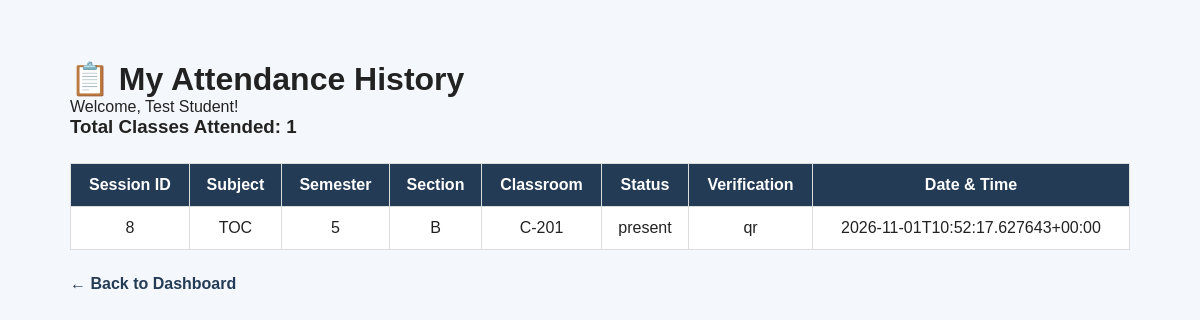
Screenshot of /student/attendance/history (signed in) with the database file from the repository.
### tables this page shows
CREATE TABLE attendance_records (
            id INTEGER PRIMARY KEY AUTOINCREMENT,
            session_id INTEGER NOT NULL,
            student_id INTEGER NOT NULL,
            status TEXT NOT NULL DEFAULT 'present'
                CHECK (status IN ('present', 'absent', 'pending_review')),
            verification_method TEXT,
            verified_at TEXT DEFAULT CURRENT_TIMESTAMP,
            FOREIGN KEY (session_id)
                REFERENCES attendance_sessions(id),
            FOREIGN KEY (student_id)
                REFERENCES users(id),
            UNIQUE (session_id, student_id)
        );

CREATE TABLE attendance_sessions (
            id INTEGER PRIMARY KEY AUTOINCREMENT,
            teacher_id INTEGER NOT NULL,
            subject TEXT NOT NULL,
            semester INTEGER NOT NULL,
            section TEXT NOT NULL,
            room TEXT,
            qr_token_hash TEXT NOT NULL UNIQUE,
            starts_at TEXT NOT NULL,
            expires_at TEXT NOT NULL,
            status TEXT NOT NULL DEFAULT 'active'
                CHECK (status IN ('active', 'closed')),
            created_at TEXT DEFAULT CURRENT_TIMESTAMP,
            FOREIGN KEY (teacher_id) REFERENCES users(id)
        );

### app.py (the view)
@app.route("/student/attendance/history")
@login_required
@role_required("student")
def student_attendance_history():
    connection = get_database()
    try:
        records = connection.execute(
            """
            SELECT
                a.id,
                a.subject,
                a.semester,
                a.section,
                a.room,
                ar.status,
                ar.verification_method,
                ar.verified_at
            FROM attendance_records ar
            JOIN attendance_sessions a
                ON ar.session_id = a.id
            WHERE ar.student_id = ?
            ORDER BY ar.verified_at DESC
            """,
            (session["user_id"],)
        ).fetchall()
    finally:
        connection.close()
    return render_template(
        "student_attendance_history.html",
        records=records,
        full_name=session["full_name"]
    )

### app.py (called while the page is built)
def get_database():
    connection = sqlite3.connect(DATABASE)
    connection.row_factory = sqlite3.Row
    connection.execute("PRAGMA foreign_keys = ON")
    return connection

def login_required(view_function):
    @wraps(view_function)
    def wrapped_view(*args, **kwargs):
        if "user_id" not in session:
            return redirect(url_for("login"))
        return view_function(*args, **kwargs)
    return wrapped_view

def role_required(*allowed_roles):
    def decorator(view_function):
        @wraps(view_function)
        def wrapped_view(*args, **kwargs):
            if "user_id" not in session:
                return redirect(url_for("login"))
            if session.get("role") not in allowed_roles:
                return "Access denied: You do not have permission.", 403
            return view_function(*args, **kwargs)
        return wrapped_view
    return decorator

### templates/student_attendance_history.html (shortened to what this page needs)
<!DOCTYPE html>
<html lang="en">
<head>
    <link rel="stylesheet"
          href="{{ url_for('static', filename='style.css') }}">
</head>
<body>
<div class="attendance-container">
    <h1>📋 My Attendance History</h1>
    <p>Welcome, {{ full_name }}!</p>
    <h3>Total Classes Attended: {{ records|length }}</h3>
    {% if records %}
    <div class="table-wrapper">
        <table class="attendance-table">
            <thead>
                <tr>
                    <th>Session ID</th>
                    <th>Subject</th>
                    <th>Semester</th>
                    <th>Section</th>
                    <th>Classroom</th>
                    <th>Status</th>
                    <th>Verification</th>
                    <th>Date & Time</th>
                </tr>
            </thead>
            <tbody>
                {% for record in records %}
                <tr>
                    <td>{{ record.id }}</td>
                    <td>{{ record.subject }}</td>
                    <td>{{ record.semester }}</td>
                    <td>{{ record.section }}</td>
                    <td>{{ record.room or 'Not specified' }}</td>
                    <td>{{ record.status }}</td>
                    <td>{{ record.verification_method }}</td>
                    <td>{{ record.verified_at }}</td>
                </tr>
                {% endfor %}
            </tbody>
        </table>
    </div>
    {% else %}
        <p class="empty-message">
            You have not marked attendance in any session yet.
        </p>
    {% endif %}
    <a href="{{ url_for('dashboard') }}" class="back-link">
        ← Back to Dashboard
    </a>
</div>
</body>
</html>

### static/style.css (style rules this page uses)
* { margin: 0; padding: 0; box-sizing: border-box; }
body { font-family: Arial, sans-serif; background: #f4f7fb; color: #222; }

### templates/student_attendance_history.html (style rules this page uses)
.attendance-container { max-width: 1100px; margin: 40px auto; padding: 20px; }
.attendance-table { width: 100%; border-collapse: collapse; margin-top: 25px; background: white; }
.attendance-table th, .attendance-table td { padding: 12px; border: 1px solid #ddd; text-align: center; }
.attendance-table th { background: #243b55; color: white; }
.back-link { display: inline-block; margin-top: 25px; text-decoration: none; color: #243b55; font-weight: bold; }
.table-wrapper { overflow-x: auto; }

### rows the page displays
attendance_records: id "8", subject "TOC", semester "5", section "B", room "C-201", status "present", verification_method "qr", verified_at "2026-11-01T10:52:17.627643+00:00"

### other values shown
{{ full_name }} "Test Student"
{{ records|length }} "1"
